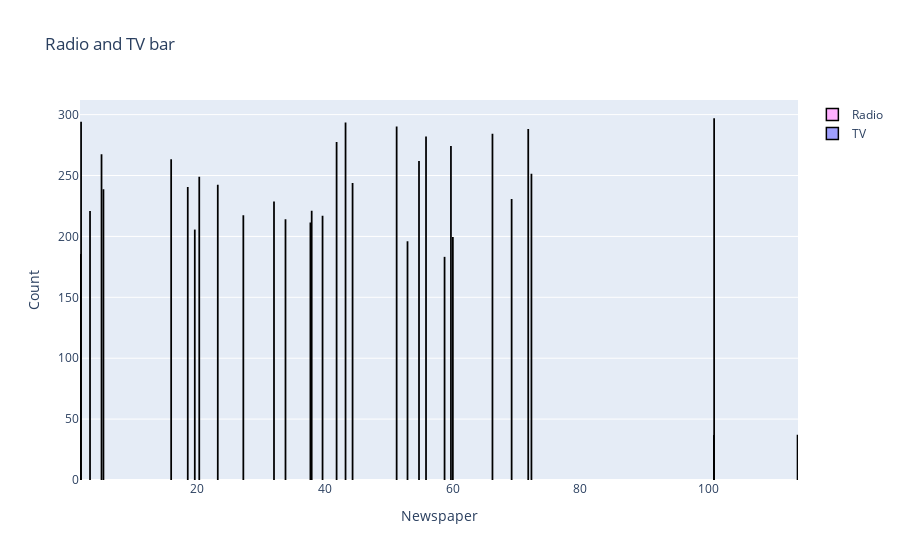

The notebook cell this image was saved under:
### Code cell
# bar for newspaper

trace2 = go.Bar(
    x = news_greater_100['Newspaper'],
    y = news_greater_100['Radio'],
    name = "Radio",
    marker=dict(color='rgba(255, 58, 255, 0.4)',
                line=dict(color='rgb(0,0,0)', width=1.5)),
    text = news_greater_100['ID']
)

trace3 = go.Bar(
    x = sales_greater_20['Newspaper'],
    y = sales_greater_20['TV'],
    name = "TV",
   marker=dict(color='rgba(15, 15, 250, 0.4)',
                line=dict(color='rgb(0,0,0)', width=1.5)),
    text = news_greater_100['Sales']
)

#Combining the newspaper

data2 = [trace2, trace3]

layout = go.Layout(
    barmode = "group",
    title = "Radio and TV bar",
    xaxis = dict(title = "Newspaper"),
    yaxis = dict(title = "Count"),
)

fig = go.Figure(data = data2, layout = layout)
iplot(fig)

### Figure 1 — Plotly figure (JSON) as saved in the notebook; plotly's stock layout.template omitted (floating-point values rounded to 4 significant figures)
{"data": [{"marker": {"color": "rgba(255, 58, 255, 0.4)", "line": {"color": "rgb(0,0,0)", "width": 1.5}}, "name": "Radio", "text": [17, 102], "type": "bar", "x": [114, 100.9], "y": [36.6, 36.3]}, {"marker": {"color": "rgba(15, 15, 250, 0.4)", "line": {"color": "rgb(0,0,0)", "width": 1.5}}, "name": "TV", "text": [12.5, 23.8], "type": "bar", "x": [69.2, 52.9, 55.8, 43.2, 5, 32, 1.8, 18.5, 39.6, 58.7, 15.9, 60, 37.7, 54.7, 27.2, 33.8, 72.3, 51.2, 100.9, 5.3, 23.2, 3.2, 59.7, 1.7, 37.9, 44.3, 41.8, 20.3, 71.8, 19.6, 66.2], "y": [230.1, 195.4, 281.4, 292.9, 266.9, 228, 293.6, 239.9, 216.4, 182.6, 262.7, 198.9, 210.8, 261.3, 216.8, 213.5, 250.9, 289.7, 296.4, 238.2, 241.7, 220.3, 273.7, 184.9, 220.5, 243.2, 276.9, 248.4, 287.6, 205, 283.6]}], "layout": {"barmode": "group", "title": {"text": "Radio and TV bar"}, "xaxis": {"title": {"text": "Newspaper"}}, "yaxis": {"title": {"text": "Count"}}}}
